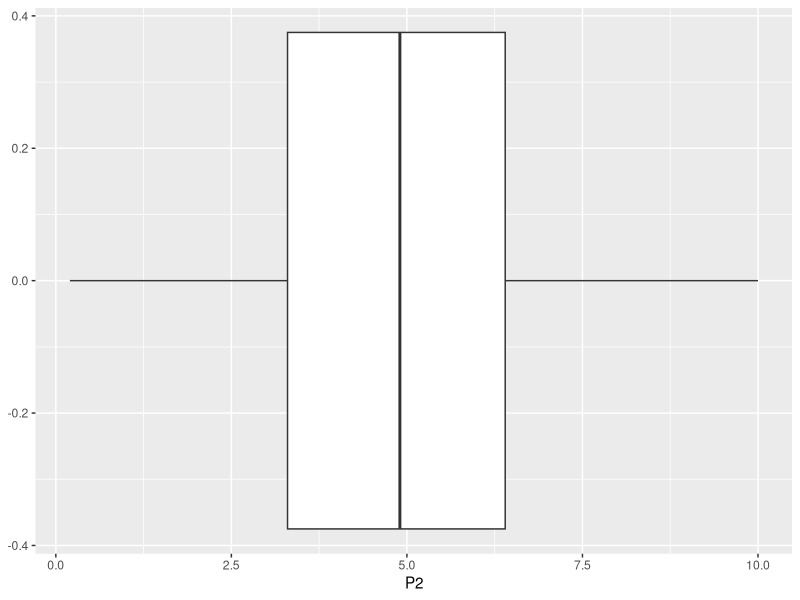

This chart was generated by the following R code: (Note: this script raises an error after producing the figure.)
# Setup -------------------------------------------------------------------
rm(list = ls())

library(readr)
library(readxl)

# Importacao arquivo texto
tabela.alunos = read_csv("databases/Modulo4_AlunosNotas.csv", 
                                col_types = cols(X1 = col_integer()))
head(tabela.alunos)

# Importacao arquivo xls
tabela.alunos.Info = read_excel("databases/Modulo4_AlunosInfo.xlsx")
head(tabela.alunos.Info)

# informa qual as abas da planilha
readxl::excel_sheets("databases/Modulo4_AlunosInfo.xlsx")


# Summary do banco de dados
summary(tabela.alunos)
summary(tabela.alunos.Info)

library(ggplot2)

ggplot(tabela.alunos) + 
  geom_boxplot(mapping = aes(x=P2))


# arrange -----------------------------------------------------------------
library(dplyr)
head(tabela.alunos)

tabela.alunos.ordenado = arrange(tabela.alunos, desc(P1), P2)



# Mutate ------------------------------------------------------------------

tabela.alunos.comMF = mutate(tabela.alunos, MF = 0.1*TR + 0.2*LT + 0.3*P1 + 0.4*P2)

tabela.alunos %>% 
  mutate(MF = 0.1*TR + 0.2*LT + 0.3*P1 + 0.4*P2) %>% 
  arrange(MF) %>% 
  mutate(DELTA = MF - lag(MF))



# SELECT ------------------------------------------------------------------

select(tabela.alunos.comMF, id, MF)



# Filter ------------------------------------------------------------------

tbl.aprovados <- filter(tabela.alunos.comMF, MF >= 6)
tbl.reprovados <- filter(tabela.alunos.comMF, MF < 6)

tbl.aprovados <- filter(tabela.alunos.comMF, MF >= 6)
tbl.aprovados2 <- select(tbl.aprovados, id, MF)

tabela.alunos.comMF %>% filter(MF >=6) %>% select(id, MF)

filter(tabela.alunos.comMF, MF >= 6 | MF <7)

# exercicio --------------------------------------------------------------- A
# soma total de todas as provas para cada aluno.
# 2 Calcule a media de cada
# aluno, sabendo que os pesos s~ao: TR = 0:1, LT = 0:2, P1 = 0:3 e P2 = 0:4 3
# Selecione apenas as colunas Id e as Media. 4 A partir do resultado anterior,
# ordene os dados do melhor aluno para o pior aluno.


mutate(tabela.alunos, soma=TR+LT+P1+P2)

tbl <- mutate(tabela.alunos, MF=0.1*TR+0.2*LT+0.3*P1+0.4*P2)
tbl <- select(tbl, id, MF)
tbl <- arrange(tbl, desc(MF))


# summarize() -------------------------------------------------------------

AlunosNotas = mutate(tabela.alunos.comMF, AcimaDeSeis = MF > 6)


AlunosNotas.grouped = group_by(AlunosNotas, AcimaDeSeis)

AlunosNotas.summarise = summarise(AlunosNotas.grouped,
                                  P1_avg = mean(P1),
                                  P2_avg = mean(P2),
                                  TotalAlunos = n())
AlunosNotas.summarise



# inner join --------------------------------------------------------------


tabela.alunos.comMF

tabela.alunos.Info


tabela.Completa = inner_join(tabela.alunos.comMF, tabela.alunos.Info, by=c("id"="Codigo"))




# Pivot -------------------------------------------------------------------
library(tidyr)

tbl.longer = pivot_longer(tabela.alunos, cols = c("TR", "LT", "P1", "P2"),
             names_to = "Avaliacao",
             values_to = "Nota")



# exercicio ---------------------------------------------------------------

# Utilizando os dados presente em \Modulo4 AlunosNotas.csv" e em \Modulo4
# AlunosInfo.xlsx" determine: 1 Construa um banco de dados com as informacoes
# dos dois arquivos. 2 Para o banco de dados completo, calcule a media de cada
# aluno, sabendo que os pesos s~ao: TR = 0:1, LT = 0:2, P1 = 0:3 e P2 = 0:4 3
# determine quem s~ao os alunos com media final calculada mas que nao tem
# telefone de contato.


tbl.final = inner_join(tabela.alunos.comMF, tabela.alunos.Info,
           by=c("id" = "Codigo"))

filter(tbl.final, is.na(Telefone))

filter(tbl.final, !is.na(Telefone))


# Wider -------------------------------------------------------------------

tbl.longer

pivot_wider(tbl.longer, id_cols = c("X1", "id"),
            names_from = "Avaliacao",
            values_from = "Nota"
            )

# Gravando arquivo --------------------------------------------------------
library(readr)

write_csv(x = tabela.Completa,
          file = "./dev/ArquivoTesteAlunosNota.csv")

write_excel_csv(x = tabela.Completa,
                file = "./dev/ArquivoTesteAlunosNotaForExcel.csv",
                delim = ";", dec = ",")



library(writexl)

lista_de_tabelas <- list("ABA_1" = tabela.Completa,
                        "ABA_2" = tbl.longer)

writexl::write_xlsx(x = lista_de_tabelas,
          path = "./dev/ArquivoTesteAlunosNota.xlsx")

